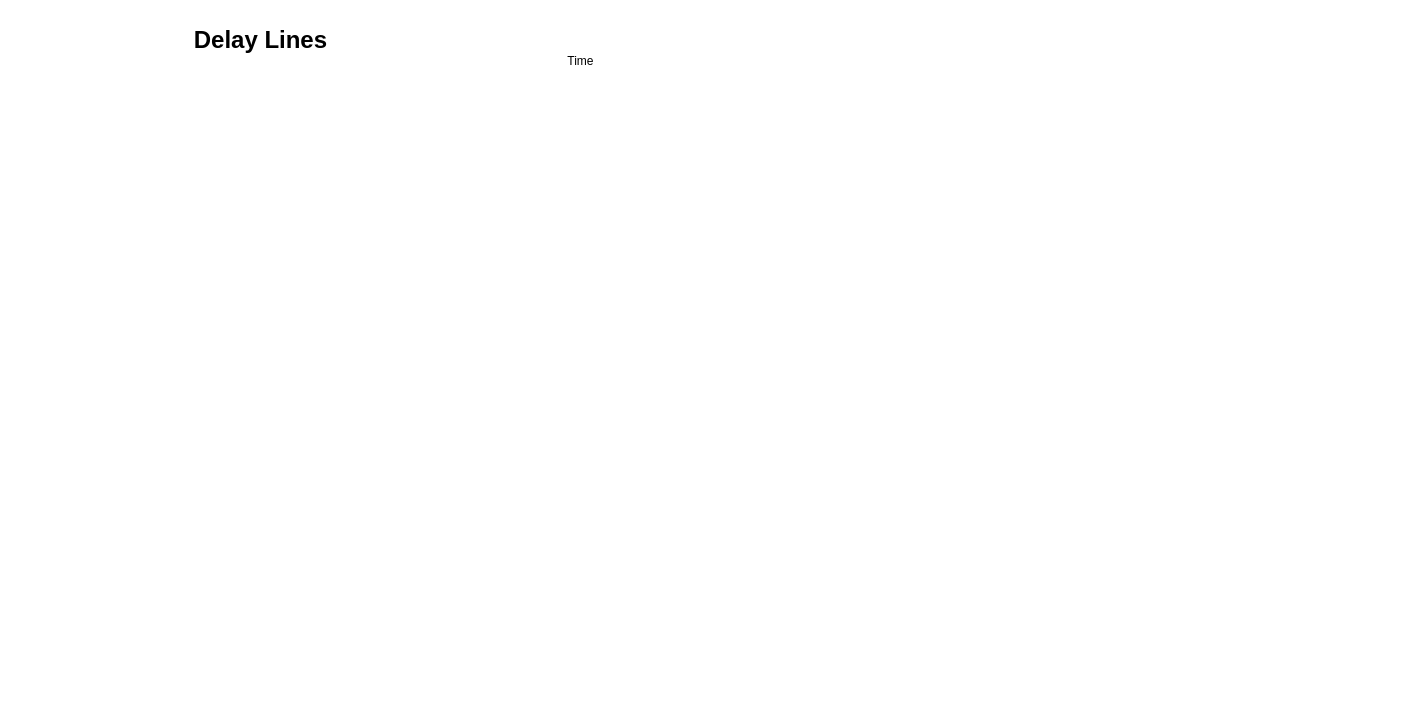
<?xml version="1.0" encoding="UTF-8"?>
<ui version="4.0">
 <class>delay_lines</class>
 <widget class="QWidget" name="delay_lines">
  <property name="geometry">
   <rect>
    <x>0</x>
    <y>0</y>
    <width>1422</width>
    <height>718</height>
   </rect>
  </property>
  <property name="windowTitle">
   <string>Form</string>
  </property>
  <property name="styleSheet">
   <string notr="true">background-color: rgb(255, 255, 255);</string>
  </property>
  <widget class="QLabel" name="label_2">
   <property name="geometry">
    <rect>
     <x>100</x>
     <y>10</y>
     <width>321</width>
     <height>61</height>
    </rect>
   </property>
   <property name="text">
    <string>&lt;html&gt;&lt;head/&gt;&lt;body&gt;&lt;p&gt;&lt;span style=&quot; font-size:18pt; font-weight:700;&quot;&gt;Delay Lines&lt;/span&gt;&lt;/p&gt;&lt;/body&gt;&lt;/html&gt;</string>
   </property>
   <property name="textFormat">
    <enum>Qt::RichText</enum>
   </property>
   <property name="alignment">
    <set>Qt::AlignCenter</set>
   </property>
  </widget>
  <widget class="QLabel" name="dl_dl1_label_opcua_status">
   <property name="geometry">
    <rect>
     <x>510</x>
     <y>40</y>
     <width>141</width>
     <height>41</height>
    </rect>
   </property>
   <property name="styleSheet">
    <string notr="true">font: 12pt &quot;Segoe UI&quot;;</string>
   </property>
   <property name="text">
    <string>Time</string>
   </property>
   <property name="alignment">
    <set>Qt::AlignCenter</set>
   </property>
  </widget>
  <widget class="MotorWidget" name="motor_widget_1" native="true">
   <property name="geometry">
    <rect>
     <x>10</x>
     <y>90</y>
     <width>343</width>
     <height>396</height>
    </rect>
   </property>
  </widget>
  <widget class="MotorWidget" name="motor_widget_2" native="true">
   <property name="geometry">
    <rect>
     <x>360</x>
     <y>90</y>
     <width>343</width>
     <height>396</height>
    </rect>
   </property>
  </widget>
  <widget class="MotorWidget" name="motor_widget_3" native="true">
   <property name="geometry">
    <rect>
     <x>710</x>
     <y>90</y>
     <width>343</width>
     <height>396</height>
    </rect>
   </property>
  </widget>
  <widget class="MotorWidget" name="motor_widget_4" native="true">
   <property name="geometry">
    <rect>
     <x>1050</x>
     <y>90</y>
     <width>343</width>
     <height>396</height>
    </rect>
   </property>
  </widget>
 </widget>
 <customwidgets>
  <customwidget>
   <class>MotorWidget</class>
   <extends>QWidget</extends>
   <header>motorwidget.h</header>
   <container>1</container>
  </customwidget>
 </customwidgets>
 <resources/>
 <connections/>
</ui>
